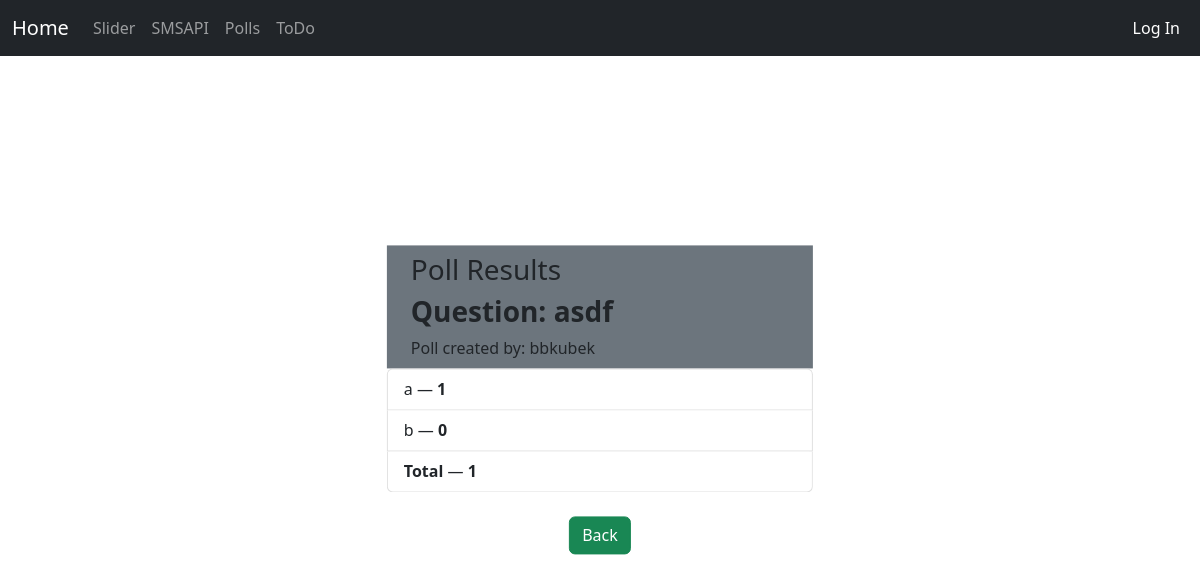
/polls/results/21, run on an earlier commit of the app's database.
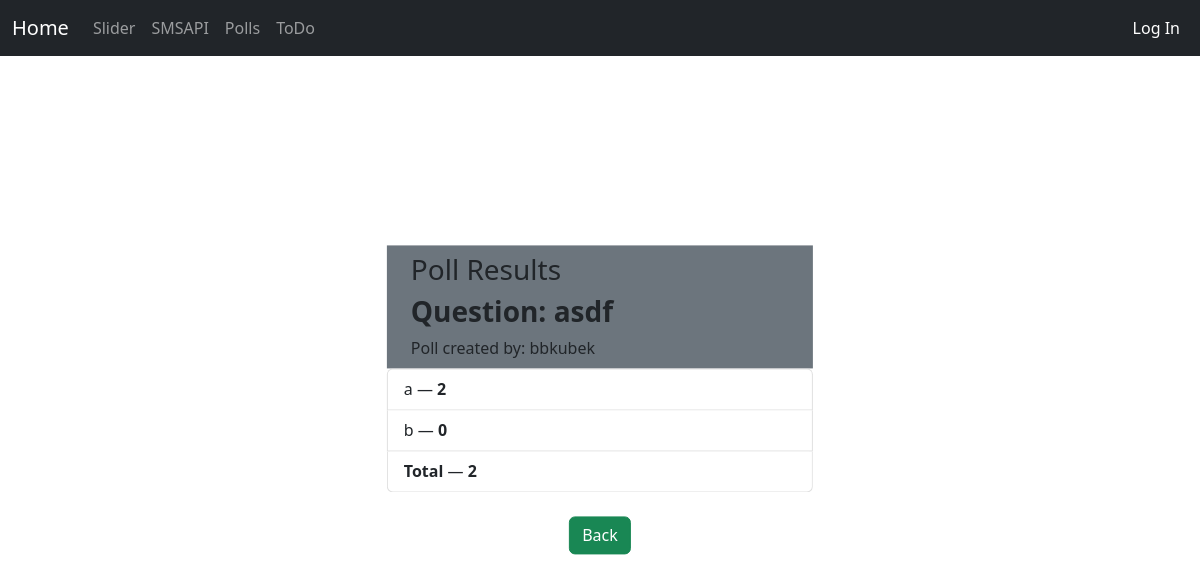
And on a later commit of the database.
### website/models.py (models this page shows, shortened)
class TwoOptionPoll(models.Model):
    user = models.ForeignKey(User, on_delete=models.CASCADE)
    user_votes = models.TextField(null=True)
    question = models.TextField(max_length=100)
    option_one = models.CharField(max_length=30)
    option_two = models.CharField(max_length=30)
    option_one_count = models.IntegerField(default=0)
    option_two_count = models.IntegerField(default=0)
    def total(self):
        return self.option_one_count + self.option_two_count

### website/views.py (the view)
# urls.py: path('polls/results/<int:poll_id>', views.results, name="results"),
def results(request, poll_id):
    poll = TwoOptionPoll.objects.get(id=poll_id)
    user_votes_list = poll.user_votes
    option1_list = []
    option2_list = []
    if user_votes_list is not None:
        user_list = user_votes_list.split(", ")[:-1]
        for user in user_list:
            if user[-1] == "1":
                option1_list.append(user[:-1])
            else:
                option2_list.append(user[:-1])
    context ={
        'poll': poll,
        'option1_list': option1_list,
        'option2_list': option2_list,
        'user_votes_list': user_votes_list,
    }
    return render(request, 'results.html', context)

### templates/results.html (shortened to what this page needs)
{% extends "base.html" %}
{% block main %}
<div class="position-absolute top-50 start-50 translate-middle d-flex align-items-center justify-content-center flex-column gap-4">
    <div class="row" style="width: 180%;">
        <div class="panel panel-default">
            <div class="panel-heading  bg-secondary p-2 px-4">
                <h3 class="panel-title">Poll Results</h3>
                <h3 class="panel-title"><b>Question: {{poll.question}}</b></h3>
                <span class="panel-title">Poll created by: {{poll.user.username}}</span>
            </div>
            <ul class="list-group">
                <li class="list-group-item">{{poll.option_one}} &mdash; <strong>{{poll.option_one_count}}</strong></li>
                <li class="list-group-item">{{poll.option_two}} &mdash; <strong>{{poll.option_two_count}}</strong></li>
                <li class="list-group-item"><b>Total</b> &mdash; <strong>{{poll.total}}</strong> &nbsp; &nbsp;
                </li>
            </ul>
        </div>
    </div>
    <a type="button" class="btn btn-success" href="/polls">Back</a>
</div>
{% endblock %}

What changed in the data, as far as the page shows it:
changed TwoOptionPoll "asdf": option_one_count "1" → "2"; total "1" → "2"
